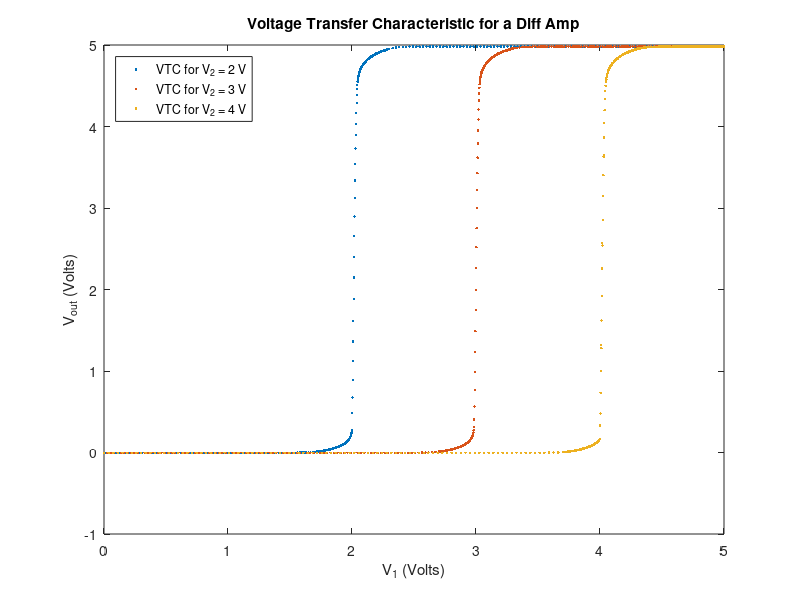

Here is the MATLAB script that generated this plot:
load('Exp1P1.mat');
plot(V1,Vout,'.'); hold all;
load('Exp1P2.mat');
plot(V1,Vout,'.');
load('Exp1P3.mat');
plot(V1,Vout,'.');
xlabel('V_1 (Volts)');
ylabel('V_{out} (Volts)');
title('Voltage Transfer Characteristic for a Diff Amp');
legend('VTC for V_2 = 2 V','VTC for V_2 = 3 V','VTC for V_2 = 4 V','Location','NorthWest');